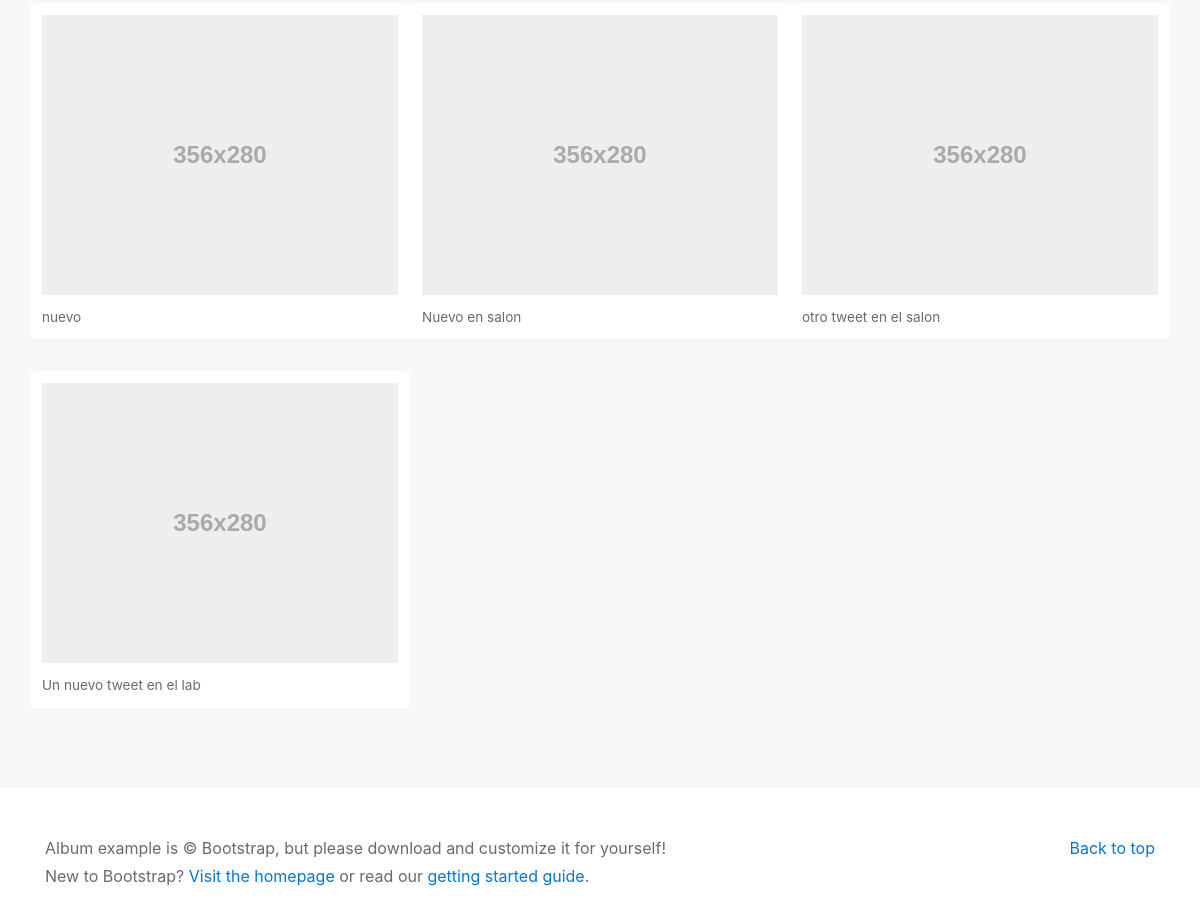
Page /home/ (lower part) on the earlier database version.
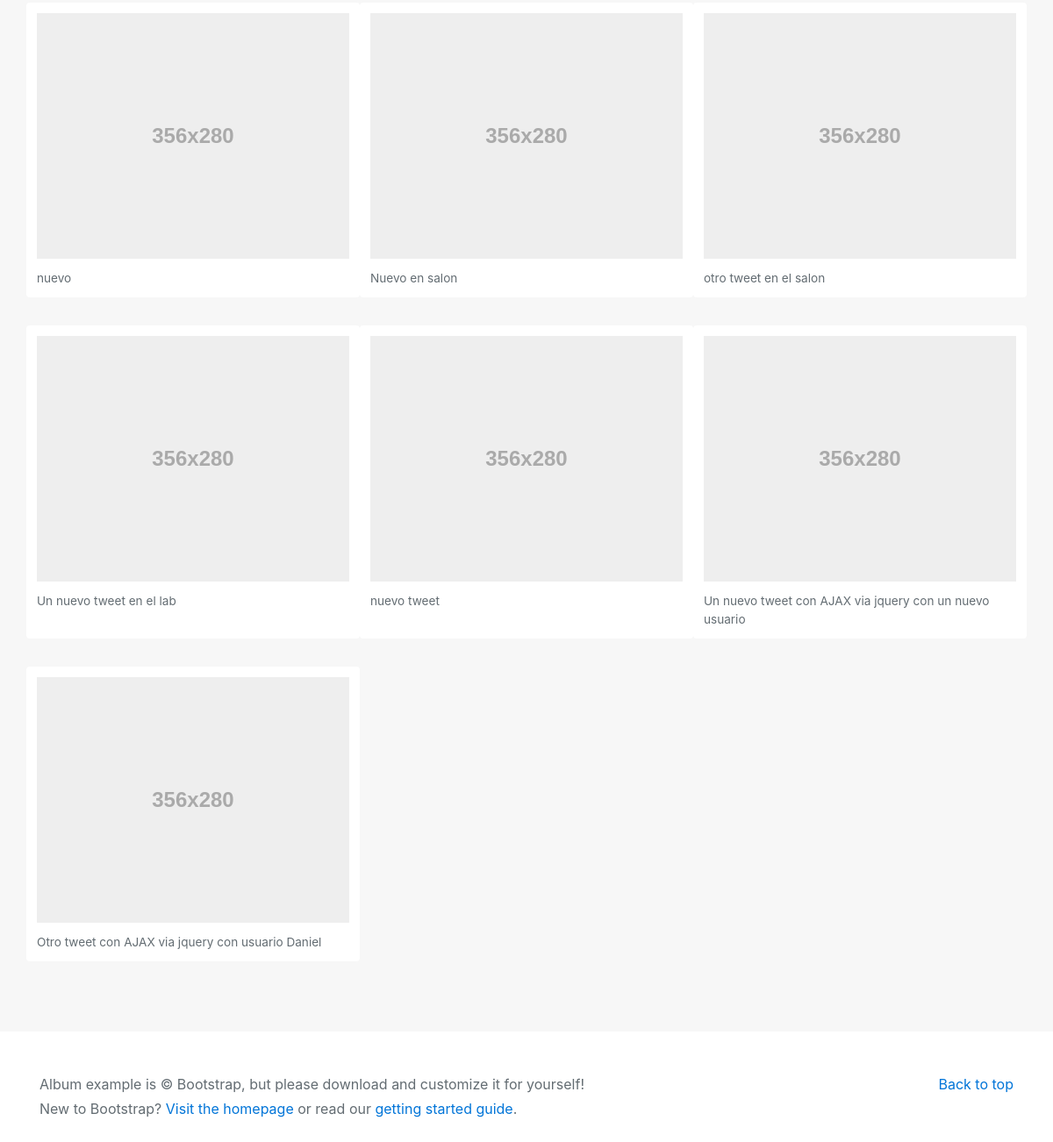
Same page on the later database version.
### mi_aplicacicion/models.py (models this page shows)
class Tweet(models.Model):
    user    = models.ForeignKey(settings.AUTH_USER_MODEL)
    content = models.CharField(max_length=140)
    created = models.DateTimeField(auto_now = True)
    update  = models.DateTimeField(auto_now_add = True)
    def __str__(self):
		return str(self.content)

### mi_aplicacicion/views.py (the view)
# urls.py: url(r'^home/$', home, name='home'),
def home(request):
    tweets = Tweet.objects.all()
    return render(request, "home.html", context={"msg":"hola django", "tweets":tweets})

### templates/home.html (shortened to what this page needs)
{% load static %}
<!DOCTYPE html>
<html lang="en">
  <head>
    <link href="{% static 'static/bootstrap/css/bootstrap.min.css' %}" rel="stylesheet">
    <link href="{% static 'static/bootstrap/css/album.css' %}" rel="stylesheet">
  </head>
  <body>
    <div class="album text-muted">
      <div class="container">
        <div class="row">
        {%for tweet in tweets%}
          <div class="card">
            <img data-src="holder.js/100px280/thumb" alt="Card image cap">
            <p class="card-text">{{tweet}}</p>
          </div>
        {%endfor%}
        </div>
      </div>
    </div>
    <footer class="text-muted">
      <div class="container">
        <p class="float-right">
          <a href="#">Back to top</a>
        </p>
        <p>Album example is &copy; Bootstrap, but please download and customize it for yourself!</p>
        <p>New to Bootstrap? <a href="../../">Visit the homepage</a> or read our <a href="../../getting-started/">getting started guide</a>.</p>
      </div>
    </footer>
  </body>
</html>

Differences in the rows shown:
added Tweet: content "nuevo tweet"
added Tweet: content "Un nuevo tweet con AJAX via jquery con un nuevo usuario"
added Tweet: content "Otro tweet con AJAX via jquery con usuario Daniel"
